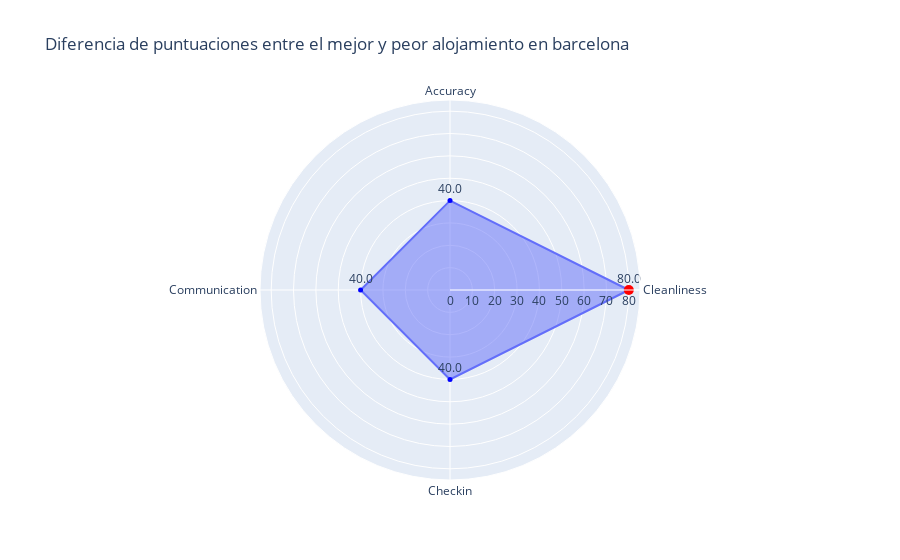
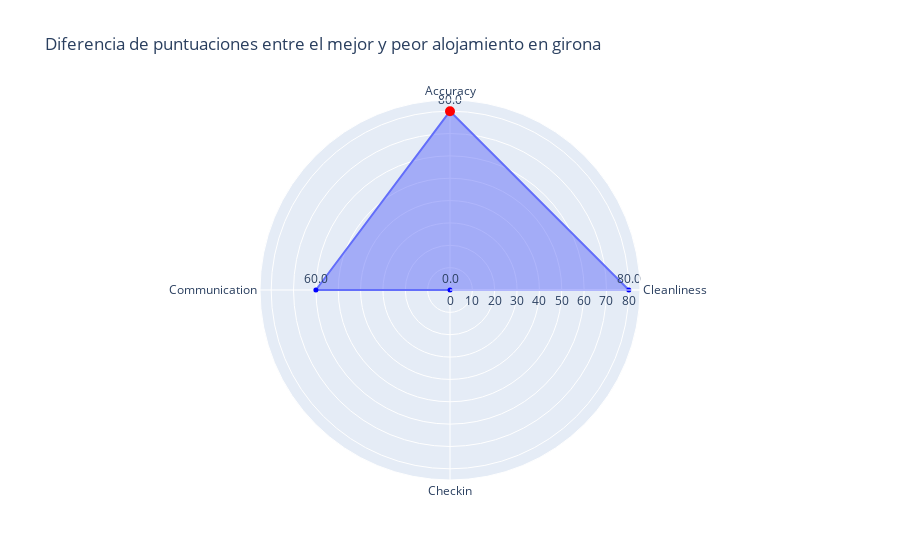
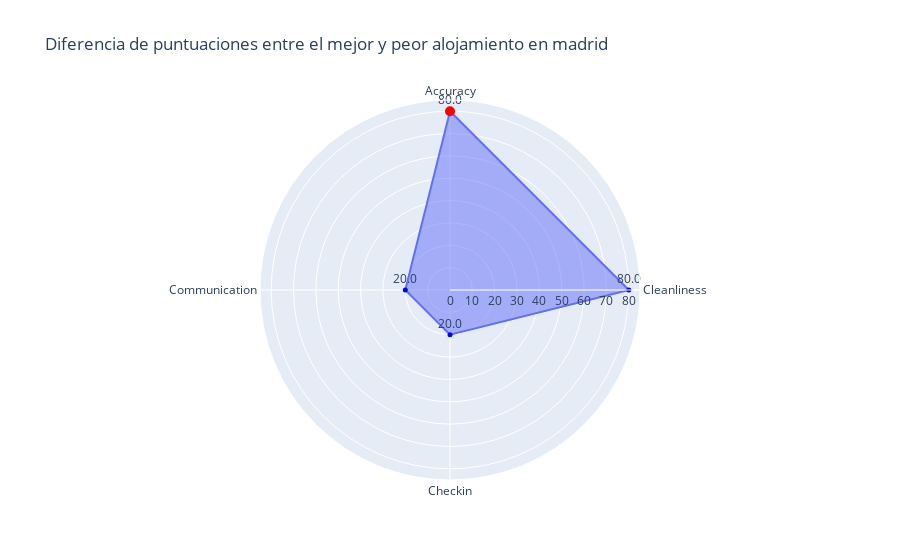
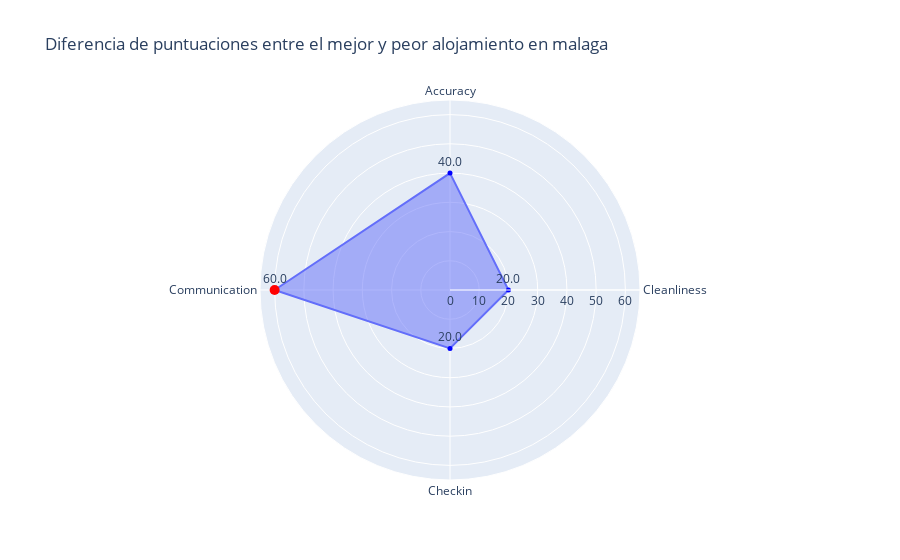

Source (notebook cell) for these figures, in order:
### Code cell
# Para cada ciudad, generar un gráfico de radar
for city, group in grouped:
    mejor = group.loc[group['review_scores_value'].idxmax()]
    peor = group.loc[group['review_scores_value'].idxmin()]
    diferencias = (mejor[cols] - peor[cols])
    
    # Datos para resaltar el valor máximo
    max_item = diferencias.idxmax().replace('review_scores_', '').capitalize()
    max_diferencia = diferencias.max()

    # Convertir índices para visualización
    theta_labels = diferencias.index.str.replace('review_scores_', '').str.capitalize()

    # Crear figura polar (radar)
    fig = px.line_polar(
        r=diferencias.values,
        theta=theta_labels,
        range_r=(0, max(diferencias.values) + 5),
        line_close=True,
        title=f"Diferencia de puntuaciones entre el mejor y peor alojamiento en {city}"
    )
    fig.update_traces(fill='toself')

    # Añadir puntos y valores
    fig.add_trace(go.Scatterpolar(
        r=diferencias.values,
        theta=theta_labels,
        mode='markers+text',
        marker=dict(color='blue', size=5, symbol='circle'),
        text=[f'{v:.1f}' for v in diferencias.values],
        textposition='top center',
        name='Valores',
        showlegend=False
    ))

    # Marcar el valor máximo
    fig.add_trace(go.Scatterpolar(
        r=[max_diferencia],
        theta=[max_item],
        mode='markers',
        marker=dict(color='red', size=10, symbol='circle'),
        name='Valor máximo',
        showlegend=False
    ))

    fig.show()

### Figure 1 — Plotly figure (JSON) as saved in the notebook; plotly's stock layout.template omitted (floating-point values rounded to 4 significant figures)
{"data": [{"fill": "toself", "hovertemplate": "r=%{r}<br>theta=%{theta}<extra></extra>", "legendgroup": "", "line": {"color": "#636efa", "dash": "solid"}, "marker": {"symbol": "circle"}, "mode": "lines", "name": "", "r": [40, 80, 40, 40, 40], "showlegend": false, "subplot": "polar", "theta": ["Accuracy", "Cleanliness", "Checkin", "Communication", "Accuracy"], "type": "scatterpolar"}, {"marker": {"color": "blue", "size": 5, "symbol": "circle"}, "mode": "markers+text", "name": "Valores", "r": [40, 80, 40, 40], "showlegend": false, "text": ["40.0", "80.0", "40.0", "40.0"], "textposition": "top center", "theta": ["Accuracy", "Cleanliness", "Checkin", "Communication"], "type": "scatterpolar"}, {"marker": {"color": "red", "size": 10, "symbol": "circle"}, "mode": "markers", "name": "Valor máximo", "r": [80], "showlegend": false, "theta": ["Cleanliness"], "type": "scatterpolar"}], "layout": {"legend": {"tracegroupgap": 0}, "polar": {"angularaxis": {"direction": "clockwise", "rotation": 90}, "domain": {"x": [0, 1], "y": [0, 1]}, "radialaxis": {"range": [0, 85]}}, "title": {"text": "Diferencia de puntuaciones entre el mejor y peor alojamiento en barcelona"}}}

### Figure 2 — Plotly figure (JSON) as saved in the notebook; plotly's stock layout.template omitted (floating-point values rounded to 4 significant figures)
{"data": [{"fill": "toself", "hovertemplate": "r=%{r}<br>theta=%{theta}<extra></extra>", "legendgroup": "", "line": {"color": "#636efa", "dash": "solid"}, "marker": {"symbol": "circle"}, "mode": "lines", "name": "", "r": [80, 80, 0, 60, 80], "showlegend": false, "subplot": "polar", "theta": ["Accuracy", "Cleanliness", "Checkin", "Communication", "Accuracy"], "type": "scatterpolar"}, {"marker": {"color": "blue", "size": 5, "symbol": "circle"}, "mode": "markers+text", "name": "Valores", "r": [80, 80, 0, 60], "showlegend": false, "text": ["80.0", "80.0", "0.0", "60.0"], "textposition": "top center", "theta": ["Accuracy", "Cleanliness", "Checkin", "Communication"], "type": "scatterpolar"}, {"marker": {"color": "red", "size": 10, "symbol": "circle"}, "mode": "markers", "name": "Valor máximo", "r": [80], "showlegend": false, "theta": ["Accuracy"], "type": "scatterpolar"}], "layout": {"legend": {"tracegroupgap": 0}, "polar": {"angularaxis": {"direction": "clockwise", "rotation": 90}, "domain": {"x": [0, 1], "y": [0, 1]}, "radialaxis": {"range": [0, 85]}}, "title": {"text": "Diferencia de puntuaciones entre el mejor y peor alojamiento en girona"}}}

### Figure 3 — Plotly figure (JSON) as saved in the notebook; plotly's stock layout.template omitted (floating-point values rounded to 4 significant figures)
{"data": [{"fill": "toself", "hovertemplate": "r=%{r}<br>theta=%{theta}<extra></extra>", "legendgroup": "", "line": {"color": "#636efa", "dash": "solid"}, "marker": {"symbol": "circle"}, "mode": "lines", "name": "", "r": [80, 80, 20, 20, 80], "showlegend": false, "subplot": "polar", "theta": ["Accuracy", "Cleanliness", "Checkin", "Communication", "Accuracy"], "type": "scatterpolar"}, {"marker": {"color": "blue", "size": 5, "symbol": "circle"}, "mode": "markers+text", "name": "Valores", "r": [80, 80, 20, 20], "showlegend": false, "text": ["80.0", "80.0", "20.0", "20.0"], "textposition": "top center", "theta": ["Accuracy", "Cleanliness", "Checkin", "Communication"], "type": "scatterpolar"}, {"marker": {"color": "red", "size": 10, "symbol": "circle"}, "mode": "markers", "name": "Valor máximo", "r": [80], "showlegend": false, "theta": ["Accuracy"], "type": "scatterpolar"}], "layout": {"legend": {"tracegroupgap": 0}, "polar": {"angularaxis": {"direction": "clockwise", "rotation": 90}, "domain": {"x": [0, 1], "y": [0, 1]}, "radialaxis": {"range": [0, 85]}}, "title": {"text": "Diferencia de puntuaciones entre el mejor y peor alojamiento en madrid"}}}

### Figure 4 — Plotly figure (JSON) as saved in the notebook; plotly's stock layout.template omitted (floating-point values rounded to 4 significant figures)
{"data": [{"fill": "toself", "hovertemplate": "r=%{r}<br>theta=%{theta}<extra></extra>", "legendgroup": "", "line": {"color": "#636efa", "dash": "solid"}, "marker": {"symbol": "circle"}, "mode": "lines", "name": "", "r": [40, 20, 20, 60, 40], "showlegend": false, "subplot": "polar", "theta": ["Accuracy", "Cleanliness", "Checkin", "Communication", "Accuracy"], "type": "scatterpolar"}, {"marker": {"color": "blue", "size": 5, "symbol": "circle"}, "mode": "markers+text", "name": "Valores", "r": [40, 20, 20, 60], "showlegend": false, "text": ["40.0", "20.0", "20.0", "60.0"], "textposition": "top center", "theta": ["Accuracy", "Cleanliness", "Checkin", "Communication"], "type": "scatterpolar"}, {"marker": {"color": "red", "size": 10, "symbol": "circle"}, "mode": "markers", "name": "Valor máximo", "r": [60], "showlegend": false, "theta": ["Communication"], "type": "scatterpolar"}], "layout": {"legend": {"tracegroupgap": 0}, "polar": {"angularaxis": {"direction": "clockwise", "rotation": 90}, "domain": {"x": [0, 1], "y": [0, 1]}, "radialaxis": {"range": [0, 65]}}, "title": {"text": "Diferencia de puntuaciones entre el mejor y peor alojamiento en malaga"}}}
